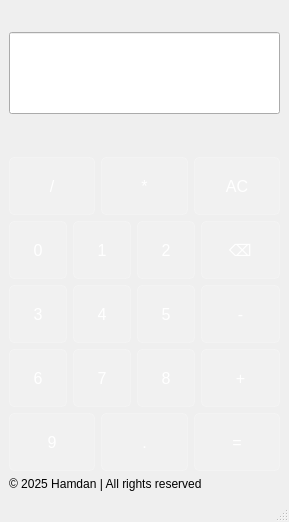
<?xml version="1.0" encoding="UTF-8"?>
<ui version="4.0">
 <class>MainWindow</class>
 <widget class="QMainWindow" name="MainWindow">
  <property name="geometry">
   <rect>
    <x>0</x>
    <y>0</y>
    <width>289</width>
    <height>522</height>
   </rect>
  </property>
  <property name="sizePolicy">
   <sizepolicy hsizetype="Preferred" vsizetype="Preferred">
    <horstretch>0</horstretch>
    <verstretch>3</verstretch>
   </sizepolicy>
  </property>
  <property name="windowTitle">
   <string>My Calculator</string>
  </property>
  <property name="styleSheet">
   <string notr="true">QMainWindow {
    background-color: qlineargradient(
        x1:0, y1:0, x2:1, y2:1,
        stop:0 #2c3e50, stop:1 #4ca1af
    );
    color: white;
    font-family: 'Segoe UI', Arial, sans-serif;
}</string>
  </property>
  <property name="tabShape">
   <enum>QTabWidget::TabShape::Triangular</enum>
  </property>
  <widget class="QWidget" name="centralwidget">
   <layout class="QVBoxLayout" name="verticalLayout_7">
    <item>
     <layout class="QVBoxLayout" name="verticalLayout_6">
      <item>
       <spacer name="verticalSpacer_5">
        <property name="orientation">
         <enum>Qt::Orientation::Vertical</enum>
        </property>
        <property name="sizeHint" stdset="0">
         <size>
          <width>20</width>
          <height>40</height>
         </size>
        </property>
       </spacer>
      </item>
      <item>
       <widget class="QLineEdit" name="lineEdit">
        <property name="sizePolicy">
         <sizepolicy hsizetype="Expanding" vsizetype="Expanding">
          <horstretch>0</horstretch>
          <verstretch>6</verstretch>
         </sizepolicy>
        </property>
        <property name="minimumSize">
         <size>
          <width>0</width>
          <height>82</height>
         </size>
        </property>
        <property name="styleSheet">
         <string notr="true">QLineEdit {
  background-color: rgba(224, 224, 224, 0.7);  /* Light gray with 70% opacity */
    border: 1px solid rgba(160, 160, 160, 0.5); /* Semi-transparent border */
    border-radius: 5px;

      /* Slightly rounded corners */

    /* Text Formatting */
    color: white;           /* Black text color */
    font-family: &quot;Segoe UI&quot;, &quot;Arial, sans-serif&quot;;       /* Use a clear font, adjust as desired */
    font-size: 28px;          /* Increased font size for better visibility */
    text-align: right;         /* Right-align the text, as in a calculator */
    padding-right: 15px;      /* Added padding */

    /* Size and Spacing */
    min-height: 80px;         /* Increased height */
    /* No margin here, margins are generally handled by layouts */
    height: 50px;

    /* Focus State (Optional) */
    /* &amp;:focus {
        border: 2px solid rgba(76, 175, 80, 0.7);
        box-shadow: 0 0 5px rgba(76, 175, 80, 0.7);
    }
    */

    /* Read-only State */
    readonly {
        background-color: rgba(224, 224, 224, 0.7);
        border: 1px solid rgba(160, 160, 160, 0.5);
        color: #000000;
    }
    selection-background-color: #b0d4ff;
    selection-color: #000000;
}
</string>
        </property>
        <property name="readOnly">
         <bool>true</bool>
        </property>
       </widget>
      </item>
      <item>
       <spacer name="verticalSpacer_10">
        <property name="orientation">
         <enum>Qt::Orientation::Vertical</enum>
        </property>
        <property name="sizeHint" stdset="0">
         <size>
          <width>20</width>
          <height>40</height>
         </size>
        </property>
       </spacer>
      </item>
     </layout>
    </item>
    <item>
     <spacer name="verticalSpacer_7">
      <property name="orientation">
       <enum>Qt::Orientation::Vertical</enum>
      </property>
      <property name="sizeHint" stdset="0">
       <size>
        <width>20</width>
        <height>40</height>
       </size>
      </property>
     </spacer>
    </item>
    <item>
     <spacer name="verticalSpacer_6">
      <property name="orientation">
       <enum>Qt::Orientation::Vertical</enum>
      </property>
      <property name="sizeHint" stdset="0">
       <size>
        <width>20</width>
        <height>40</height>
       </size>
      </property>
     </spacer>
    </item>
    <item>
     <layout class="QVBoxLayout" name="verticalLayout_4">
      <item>
       <layout class="QHBoxLayout" name="horizontalLayout_5">
        <item>
         <widget class="QPushButton" name="pushButton_16">
          <property name="styleSheet">
           <string notr="true">/* Base button style that will apply to all buttons */
QPushButton {
    background-color: rgba(255, 255, 255, 0.1);
    border: 1px solid rgba(255, 255, 255, 0.2);
    border-radius: 5px;
    color: white;
    padding: 8px;
    font-size: 16px;
    min-width: 40px;
    min-height: 40px;
}

/* Style for larger buttons (like AC, 0, etc.) */
QPushButton[largeButton=&quot;true&quot;] {
    padding: 12px;
    font-size: 18px;
    min-width: 60px;
    min-height: 60px;
}

/* Style for smaller buttons */
QPushButton[smallButton=&quot;true&quot;] {
    padding: 6px;
    font-size: 14px;
    min-width: 30px;
    min-height: 30px;
}

/* Number buttons specific style */
QPushButton[numberButton=&quot;true&quot;] {
    background-color: rgba(255, 255, 255, 0.15);
    font-weight: bold;
}

/* Operation buttons specific style */
QPushButton[operationButton=&quot;true&quot;] {
    background-color: rgba(74, 144, 226, 0.3);
}

/* Hover effects for all buttons */
QPushButton:hover {
    background-color: rgba(255, 255, 255, 0.2);
}

/* Pressed effects for all buttons */
QPushButton:pressed {
    background-color: rgba(255, 255, 255, 0.3);
}</string>
          </property>
          <property name="text">
           <string>/</string>
          </property>
         </widget>
        </item>
        <item>
         <widget class="QPushButton" name="pushButton_15">
          <property name="styleSheet">
           <string notr="true">/* Base button style that will apply to all buttons */
QPushButton {
    background-color: rgba(255, 255, 255, 0.1);
    border: 1px solid rgba(255, 255, 255, 0.2);
    border-radius: 5px;
    color: white;
    padding: 8px;
    font-size: 16px;
    min-width: 40px;
    min-height: 40px;
}

/* Style for larger buttons (like AC, 0, etc.) */
QPushButton[largeButton=&quot;true&quot;] {
    padding: 12px;
    font-size: 18px;
    min-width: 60px;
    min-height: 60px;
}

/* Style for smaller buttons */
QPushButton[smallButton=&quot;true&quot;] {
    padding: 6px;
    font-size: 14px;
    min-width: 30px;
    min-height: 30px;
}

/* Number buttons specific style */
QPushButton[numberButton=&quot;true&quot;] {
    background-color: rgba(255, 255, 255, 0.15);
    font-weight: bold;
}

/* Operation buttons specific style */
QPushButton[operationButton=&quot;true&quot;] {
    background-color: rgba(74, 144, 226, 0.3);
}

/* Hover effects for all buttons */
QPushButton:hover {
    background-color: rgba(255, 255, 255, 0.2);
}

/* Pressed effects for all buttons */
QPushButton:pressed {
    background-color: rgba(255, 255, 255, 0.3);
}</string>
          </property>
          <property name="text">
           <string>*</string>
          </property>
         </widget>
        </item>
        <item>
         <widget class="QPushButton" name="pushButton_17">
          <property name="styleSheet">
           <string notr="true">/* Base button style that will apply to all buttons */
QPushButton {
    background-color: rgba(255, 255, 255, 0.1);
    border: 1px solid rgba(255, 255, 255, 0.2);
    border-radius: 5px;
    color: white;
    padding: 8px;
    font-size: 16px;
    min-width: 40px;
    min-height: 40px;
}

/* Style for larger buttons (like AC, 0, etc.) */
QPushButton[largeButton=&quot;true&quot;] {
    padding: 12px;
    font-size: 18px;
    min-width: 60px;
    min-height: 60px;
}

/* Style for smaller buttons */
QPushButton[smallButton=&quot;true&quot;] {
    padding: 6px;
    font-size: 14px;
    min-width: 30px;
    min-height: 30px;
}

/* Number buttons specific style */
QPushButton[numberButton=&quot;true&quot;] {
    background-color: rgba(255, 255, 255, 0.15);
    font-weight: bold;
}

/* Operation buttons specific style */
QPushButton[operationButton=&quot;true&quot;] {
    background-color: rgba(74, 144, 226, 0.3);
}

/* Hover effects for all buttons */
QPushButton:hover {
    background-color: rgba(255, 255, 255, 0.2);
}

/* Pressed effects for all buttons */
QPushButton:pressed {
    background-color: rgba(255, 255, 255, 0.3);
}</string>
          </property>
          <property name="text">
           <string>AC</string>
          </property>
         </widget>
        </item>
       </layout>
      </item>
      <item>
       <layout class="QVBoxLayout" name="verticalLayout_3">
        <item>
         <layout class="QGridLayout" name="gridLayout_2">
          <item row="0" column="1">
           <layout class="QGridLayout" name="gridLayout">
            <item row="2" column="0">
             <widget class="QPushButton" name="pushButton_13">
              <property name="styleSheet">
               <string notr="true">/* Base button style that will apply to all buttons */
QPushButton {
    background-color: rgba(255, 255, 255, 0.1);
    border: 1px solid rgba(255, 255, 255, 0.2);
    border-radius: 5px;
    color: white;
    padding: 8px;
    font-size: 16px;
    min-width: 40px;
    min-height: 40px;
}

/* Style for larger buttons (like AC, 0, etc.) */
QPushButton[largeButton=&quot;true&quot;] {
    padding: 12px;
    font-size: 18px;
    min-width: 60px;
    min-height: 60px;
}

/* Style for smaller buttons */
QPushButton[smallButton=&quot;true&quot;] {
    padding: 6px;
    font-size: 14px;
    min-width: 30px;
    min-height: 30px;
}

/* Number buttons specific style */
QPushButton[numberButton=&quot;true&quot;] {
    background-color: rgba(255, 255, 255, 0.15);
    font-weight: bold;
}

/* Operation buttons specific style */
QPushButton[operationButton=&quot;true&quot;] {
    background-color: rgba(74, 144, 226, 0.3);
}

/* Hover effects for all buttons */
QPushButton:hover {
    background-color: rgba(255, 255, 255, 0.2);
}

/* Pressed effects for all buttons */
QPushButton:pressed {
    background-color: rgba(255, 255, 255, 0.3);
}</string>
              </property>
              <property name="text">
               <string>+</string>
              </property>
             </widget>
            </item>
            <item row="1" column="0">
             <widget class="QPushButton" name="pushButton_14">
              <property name="sizePolicy">
               <sizepolicy hsizetype="Ignored" vsizetype="Maximum">
                <horstretch>0</horstretch>
                <verstretch>0</verstretch>
               </sizepolicy>
              </property>
              <property name="styleSheet">
               <string notr="true">/* Base button style that will apply to all buttons */
QPushButton {
    background-color: rgba(255, 255, 255, 0.1);
    border: 1px solid rgba(255, 255, 255, 0.2);
    border-radius: 5px;
    color: white;
    padding: 8px;
    font-size: 16px;
    min-width: 40px;
    min-height: 40px;
}

/* Style for larger buttons (like AC, 0, etc.) */
QPushButton[largeButton=&quot;true&quot;] {
    padding: 12px;
    font-size: 18px;
    min-width: 60px;
    min-height: 60px;
}

/* Style for smaller buttons */
QPushButton[smallButton=&quot;true&quot;] {
    padding: 6px;
    font-size: 14px;
    min-width: 30px;
    min-height: 30px;
}

/* Number buttons specific style */
QPushButton[numberButton=&quot;true&quot;] {
    background-color: rgba(255, 255, 255, 0.15);
    font-weight: bold;
}

/* Operation buttons specific style */
QPushButton[operationButton=&quot;true&quot;] {
    background-color: rgba(74, 144, 226, 0.3);
}

/* Hover effects for all buttons */
QPushButton:hover {
    background-color: rgba(255, 255, 255, 0.2);
}

/* Pressed effects for all buttons */
QPushButton:pressed {
    background-color: rgba(255, 255, 255, 0.3);
}</string>
              </property>
              <property name="text">
               <string>-</string>
              </property>
             </widget>
            </item>
            <item row="0" column="0">
             <widget class="QPushButton" name="pushButton_18">
              <property name="styleSheet">
               <string notr="true">/* Base button style that will apply to all buttons */
QPushButton {
    background-color: rgba(255, 255, 255, 0.1);
    border: 1px solid rgba(255, 255, 255, 0.2);
    border-radius: 5px;
    color: white;
    padding: 8px;
    font-size: 16px;
    min-width: 40px;
    min-height: 40px;
}

/* Style for larger buttons (like AC, 0, etc.) */
QPushButton[largeButton=&quot;true&quot;] {
    padding: 12px;
    font-size: 18px;
    min-width: 60px;
    min-height: 60px;
}

/* Style for smaller buttons */
QPushButton[smallButton=&quot;true&quot;] {
    padding: 6px;
    font-size: 14px;
    min-width: 30px;
    min-height: 30px;
}

/* Number buttons specific style */
QPushButton[numberButton=&quot;true&quot;] {
    background-color: rgba(255, 255, 255, 0.15);
    font-weight: bold;
}

/* Operation buttons specific style */
QPushButton[operationButton=&quot;true&quot;] {
    background-color: rgba(74, 144, 226, 0.3);
}

/* Hover effects for all buttons */
QPushButton:hover {
    background-color: rgba(255, 255, 255, 0.2);
}

/* Pressed effects for all buttons */
QPushButton:pressed {
    background-color: rgba(255, 255, 255, 0.3);
}</string>
              </property>
              <property name="text">
               <string>⌫</string>
              </property>
             </widget>
            </item>
           </layout>
          </item>
          <item row="0" column="0">
           <layout class="QVBoxLayout" name="verticalLayout_2">
            <item>
             <layout class="QHBoxLayout" name="horizontalLayout">
              <item>
               <widget class="QPushButton" name="pushButton">
                <property name="minimumSize">
                 <size>
                  <width>58</width>
                  <height>58</height>
                 </size>
                </property>
                <property name="styleSheet">
                 <string notr="true">/* Base button style that will apply to all buttons */
QPushButton {
    background-color: rgba(255, 255, 255, 0.1);
    border: 1px solid rgba(255, 255, 255, 0.2);
    border-radius: 5px;
    color: white;
    padding: 8px;
    font-size: 16px;
    min-width: 40px;
    min-height: 40px;
}

/* Style for larger buttons (like AC, 0, etc.) */
QPushButton[largeButton=&quot;true&quot;] {
    padding: 12px;
    font-size: 18px;
    min-width: 60px;
    min-height: 60px;
}

/* Style for smaller buttons */
QPushButton[smallButton=&quot;true&quot;] {
    padding: 6px;
    font-size: 14px;
    min-width: 30px;
    min-height: 30px;
}

/* Number buttons specific style */
QPushButton[numberButton=&quot;true&quot;] {
    background-color: rgba(255, 255, 255, 0.15);
    font-weight: bold;
}

/* Operation buttons specific style */
QPushButton[operationButton=&quot;true&quot;] {
    background-color: rgba(74, 144, 226, 0.3);
}

/* Hover effects for all buttons */
QPushButton:hover {
    background-color: rgba(255, 255, 255, 0.2);
}

/* Pressed effects for all buttons */
QPushButton:pressed {
    background-color: rgba(255, 255, 255, 0.3);
}</string>
                </property>
                <property name="text">
                 <string>0</string>
                </property>
               </widget>
              </item>
              <item>
               <widget class="QPushButton" name="pushButton_2">
                <property name="minimumSize">
                 <size>
                  <width>58</width>
                  <height>58</height>
                 </size>
                </property>
                <property name="styleSheet">
                 <string notr="true">/* Base button style that will apply to all buttons */
QPushButton {
    background-color: rgba(255, 255, 255, 0.1);
    border: 1px solid rgba(255, 255, 255, 0.2);
    border-radius: 5px;
    color: white;
    padding: 8px;
    font-size: 16px;
    min-width: 40px;
    min-height: 40px;
}

/* Style for larger buttons (like AC, 0, etc.) */
QPushButton[largeButton=&quot;true&quot;] {
    padding: 12px;
    font-size: 18px;
    min-width: 60px;
    min-height: 60px;
}

/* Style for smaller buttons */
QPushButton[smallButton=&quot;true&quot;] {
    padding: 6px;
    font-size: 14px;
    min-width: 30px;
    min-height: 30px;
}

/* Number buttons specific style */
QPushButton[numberButton=&quot;true&quot;] {
    background-color: rgba(255, 255, 255, 0.15);
    font-weight: bold;
}

/* Operation buttons specific style */
QPushButton[operationButton=&quot;true&quot;] {
    background-color: rgba(74, 144, 226, 0.3);
}

/* Hover effects for all buttons */
QPushButton:hover {
    background-color: rgba(255, 255, 255, 0.2);
}

/* Pressed effects for all buttons */
QPushButton:pressed {
    background-color: rgba(255, 255, 255, 0.3);
}</string>
                </property>
                <property name="text">
                 <string>1</string>
                </property>
               </widget>
              </item>
              <item>
               <widget class="QPushButton" name="pushButton_3">
                <property name="minimumSize">
                 <size>
                  <width>58</width>
                  <height>58</height>
                 </size>
                </property>
                <property name="styleSheet">
                 <string notr="true">/* Base button style that will apply to all buttons */
QPushButton {
    background-color: rgba(255, 255, 255, 0.1);
    border: 1px solid rgba(255, 255, 255, 0.2);
    border-radius: 5px;
    color: white;
    padding: 8px;
    font-size: 16px;
    min-width: 40px;
    min-height: 40px;
}

/* Style for larger buttons (like AC, 0, etc.) */
QPushButton[largeButton=&quot;true&quot;] {
    padding: 12px;
    font-size: 18px;
    min-width: 60px;
    min-height: 60px;
}

/* Style for smaller buttons */
QPushButton[smallButton=&quot;true&quot;] {
    padding: 6px;
    font-size: 14px;
    min-width: 30px;
    min-height: 30px;
}

/* Number buttons specific style */
QPushButton[numberButton=&quot;true&quot;] {
    background-color: rgba(255, 255, 255, 0.15);
    font-weight: bold;
}

/* Operation buttons specific style */
QPushButton[operationButton=&quot;true&quot;] {
    background-color: rgba(74, 144, 226, 0.3);
}

/* Hover effects for all buttons */
QPushButton:hover {
    background-color: rgba(255, 255, 255, 0.2);
}

/* Pressed effects for all buttons */
QPushButton:pressed {
    background-color: rgba(255, 255, 255, 0.3);
}</string>
                </property>
                <property name="text">
                 <string>2</string>
                </property>
               </widget>
              </item>
             </layout>
            </item>
            <item>
             <layout class="QHBoxLayout" name="horizontalLayout_2">
              <item>
               <widget class="QPushButton" name="pushButton_4">
                <property name="minimumSize">
                 <size>
                  <width>58</width>
                  <height>58</height>
                 </size>
                </property>
                <property name="styleSheet">
                 <string notr="true">/* Base button style that will apply to all buttons */
QPushButton {
    background-color: rgba(255, 255, 255, 0.1);
    border: 1px solid rgba(255, 255, 255, 0.2);
    border-radius: 5px;
    color: white;
    padding: 8px;
    font-size: 16px;
    min-width: 40px;
    min-height: 40px;
}

/* Style for larger buttons (like AC, 0, etc.) */
QPushButton[largeButton=&quot;true&quot;] {
    padding: 12px;
    font-size: 18px;
    min-width: 60px;
    min-height: 60px;
}

/* Style for smaller buttons */
QPushButton[smallButton=&quot;true&quot;] {
    padding: 6px;
    font-size: 14px;
    min-width: 30px;
    min-height: 30px;
}

/* Number buttons specific style */
QPushButton[numberButton=&quot;true&quot;] {
    background-color: rgba(255, 255, 255, 0.15);
    font-weight: bold;
}

/* Operation buttons specific style */
QPushButton[operationButton=&quot;true&quot;] {
    background-color: rgba(74, 144, 226, 0.3);
}

/* Hover effects for all buttons */
QPushButton:hover {
    background-color: rgba(255, 255, 255, 0.2);
}

/* Pressed effects for all buttons */
QPushButton:pressed {
    background-color: rgba(255, 255, 255, 0.3);
}</string>
                </property>
                <property name="text">
                 <string>3</string>
                </property>
               </widget>
              </item>
              <item>
               <widget class="QPushButton" name="pushButton_5">
                <property name="minimumSize">
                 <size>
                  <width>58</width>
                  <height>58</height>
                 </size>
                </property>
                <property name="styleSheet">
                 <string notr="true">/* Base button style that will apply to all buttons */
QPushButton {
    background-color: rgba(255, 255, 255, 0.1);
    border: 1px solid rgba(255, 255, 255, 0.2);
    border-radius: 5px;
    color: white;
    padding: 8px;
    font-size: 16px;
    min-width: 40px;
    min-height: 40px;
}

/* Style for larger buttons (like AC, 0, etc.) */
QPushButton[largeButton=&quot;true&quot;] {
    padding: 12px;
    font-size: 18px;
    min-width: 60px;
    min-height: 60px;
}

/* Style for smaller buttons */
QPushButton[smallButton=&quot;true&quot;] {
    padding: 6px;
    font-size: 14px;
    min-width: 30px;
    min-height: 30px;
}

/* Number buttons specific style */
QPushButton[numberButton=&quot;true&quot;] {
    background-color: rgba(255, 255, 255, 0.15);
    font-weight: bold;
}

/* Operation buttons specific style */
QPushButton[operationButton=&quot;true&quot;] {
    background-color: rgba(74, 144, 226, 0.3);
}

/* Hover effects for all buttons */
QPushButton:hover {
    background-color: rgba(255, 255, 255, 0.2);
}

/* Pressed effects for all buttons */
QPushButton:pressed {
    background-color: rgba(255, 255, 255, 0.3);
}</string>
                </property>
                <property name="text">
                 <string>4</string>
                </property>
               </widget>
              </item>
              <item>
               <widget class="QPushButton" name="pushButton_6">
                <property name="minimumSize">
                 <size>
                  <width>58</width>
                  <height>58</height>
                 </size>
                </property>
                <property name="styleSheet">
                 <string notr="true">/* Base button style that will apply to all buttons */
QPushButton {
    background-color: rgba(255, 255, 255, 0.1);
    border: 1px solid rgba(255, 255, 255, 0.2);
    border-radius: 5px;
    color: white;
    padding: 8px;
    font-size: 16px;
    min-width: 40px;
    min-height: 40px;
}

/* Style for larger buttons (like AC, 0, etc.) */
QPushButton[largeButton=&quot;true&quot;] {
    padding: 12px;
    font-size: 18px;
    min-width: 60px;
    min-height: 60px;
}

/* Style for smaller buttons */
QPushButton[smallButton=&quot;true&quot;] {
    padding: 6px;
    font-size: 14px;
    min-width: 30px;
    min-height: 30px;
}

/* Number buttons specific style */
QPushButton[numberButton=&quot;true&quot;] {
    background-color: rgba(255, 255, 255, 0.15);
    font-weight: bold;
}

/* Operation buttons specific style */
QPushButton[operationButton=&quot;true&quot;] {
    background-color: rgba(74, 144, 226, 0.3);
}

/* Hover effects for all buttons */
QPushButton:hover {
    background-color: rgba(255, 255, 255, 0.2);
}

/* Pressed effects for all buttons */
QPushButton:pressed {
    background-color: rgba(255, 255, 255, 0.3);
}</string>
                </property>
                <property name="text">
                 <string>5</string>
                </property>
               </widget>
              </item>
             </layout>
            </item>
            <item>
             <layout class="QHBoxLayout" name="horizontalLayout_3">
              <item>
               <widget class="QPushButton" name="pushButton_7">
                <property name="minimumSize">
                 <size>
                  <width>58</width>
                  <height>58</height>
                 </size>
                </property>
                <property name="styleSheet">
                 <string notr="true">/* Base button style that will apply to all buttons */
QPushButton {
    background-color: rgba(255, 255, 255, 0.1);
    border: 1px solid rgba(255, 255, 255, 0.2);
    border-radius: 5px;
    color: white;
    padding: 8px;
    font-size: 16px;
    min-width: 40px;
    min-height: 40px;
}

/* Style for larger buttons (like AC, 0, etc.) */
QPushButton[largeButton=&quot;true&quot;] {
    padding: 12px;
    font-size: 18px;
    min-width: 60px;
    min-height: 60px;
}

/* Style for smaller buttons */
QPushButton[smallButton=&quot;true&quot;] {
    padding: 6px;
    font-size: 14px;
    min-width: 30px;
    min-height: 30px;
}

/* Number buttons specific style */
QPushButton[numberButton=&quot;true&quot;] {
    background-color: rgba(255, 255, 255, 0.15);
    font-weight: bold;
}

/* Operation buttons specific style */
QPushButton[operationButton=&quot;true&quot;] {
    background-color: rgba(74, 144, 226, 0.3);
}

/* Hover effects for all buttons */
QPushButton:hover {
    background-color: rgba(255, 255, 255, 0.2);
}

/* Pressed effects for all buttons */
QPushButton:pressed {
    background-color: rgba(255, 255, 255, 0.3);
}</string>
                </property>
                <property name="text">
                 <string>6</string>
                </property>
               </widget>
              </item>
              <item>
               <widget class="QPushButton" name="pushButton_8">
                <property name="minimumSize">
                 <size>
                  <width>58</width>
                  <height>58</height>
                 </size>
                </property>
                <property name="styleSheet">
                 <string notr="true">/* Base button style that will apply to all buttons */
QPushButton {
    background-color: rgba(255, 255, 255, 0.1);
    border: 1px solid rgba(255, 255, 255, 0.2);
    border-radius: 5px;
    color: white;
    padding: 8px;
    font-size: 16px;
    min-width: 40px;
    min-height: 40px;
}

/* Style for larger buttons (like AC, 0, etc.) */
QPushButton[largeButton=&quot;true&quot;] {
    padding: 12px;
    font-size: 18px;
    min-width: 60px;
    min-height: 60px;
}

/* Style for smaller buttons */
QPushButton[smallButton=&quot;true&quot;] {
    padding: 6px;
    font-size: 14px;
    min-width: 30px;
    min-height: 30px;
}

/* Number buttons specific style */
QPushButton[numberButton=&quot;true&quot;] {
    background-color: rgba(255, 255, 255, 0.15);
    font-weight: bold;
}

/* Operation buttons specific style */
QPushButton[operationButton=&quot;true&quot;] {
    background-color: rgba(74, 144, 226, 0.3);
}

/* Hover effects for all buttons */
QPushButton:hover {
    background-color: rgba(255, 255, 255, 0.2);
}

/* Pressed effects for all buttons */
QPushButton:pressed {
    background-color: rgba(255, 255, 255, 0.3);
}</string>
                </property>
                <property name="text">
                 <string>7</string>
                </property>
               </widget>
              </item>
              <item>
               <widget class="QPushButton" name="pushButton_9">
                <property name="minimumSize">
                 <size>
                  <width>58</width>
                  <height>58</height>
                 </size>
                </property>
                <property name="styleSheet">
                 <string notr="true">/* Base button style that will apply to all buttons */
QPushButton {
    background-color: rgba(255, 255, 255, 0.1);
    border: 1px solid rgba(255, 255, 255, 0.2);
    border-radius: 5px;
    color: white;
    padding: 8px;
    font-size: 16px;
    min-width: 40px;
    min-height: 40px;
}

/* Style for larger buttons (like AC, 0, etc.) */
QPushButton[largeButton=&quot;true&quot;] {
    padding: 12px;
    font-size: 18px;
    min-width: 60px;
    min-height: 60px;
}

/* Style for smaller buttons */
QPushButton[smallButton=&quot;true&quot;] {
    padding: 6px;
    font-size: 14px;
    min-width: 30px;
    min-height: 30px;
}

/* Number buttons specific style */
QPushButton[numberButton=&quot;true&quot;] {
    background-color: rgba(255, 255, 255, 0.15);
    font-weight: bold;
}

/* Operation buttons specific style */
QPushButton[operationButton=&quot;true&quot;] {
    background-color: rgba(74, 144, 226, 0.3);
}

/* Hover effects for all buttons */
QPushButton:hover {
    background-color: rgba(255, 255, 255, 0.2);
}

/* Pressed effects for all buttons */
QPushButton:pressed {
    background-color: rgba(255, 255, 255, 0.3);
}</string>
                </property>
                <property name="text">
                 <string>8</string>
                </property>
               </widget>
              </item>
             </layout>
            </item>
           </layout>
          </item>
         </layout>
        </item>
        <item>
         <layout class="QHBoxLayout" name="horizontalLayout_4">
          <item>
           <widget class="QPushButton" name="pushButton_10">
            <property name="minimumSize">
             <size>
              <width>58</width>
              <height>58</height>
             </size>
            </property>
            <property name="styleSheet">
             <string notr="true">/* Base button style that will apply to all buttons */
QPushButton {
    background-color: rgba(255, 255, 255, 0.1);
    border: 1px solid rgba(255, 255, 255, 0.2);
    border-radius: 5px;
    color: white;
    padding: 8px;
    font-size: 16px;
    min-width: 40px;
    min-height: 40px;
}

/* Style for larger buttons (like AC, 0, etc.) */
QPushButton[largeButton=&quot;true&quot;] {
    padding: 12px;
    font-size: 18px;
    min-width: 60px;
    min-height: 60px;
}

/* Style for smaller buttons */
QPushButton[smallButton=&quot;true&quot;] {
    padding: 6px;
    font-size: 14px;
    min-width: 30px;
    min-height: 30px;
}

/* Number buttons specific style */
QPushButton[numberButton=&quot;true&quot;] {
    background-color: rgba(255, 255, 255, 0.15);
    font-weight: bold;
}

/* Operation buttons specific style */
QPushButton[operationButton=&quot;true&quot;] {
    background-color: rgba(74, 144, 226, 0.3);
}

/* Hover effects for all buttons */
QPushButton:hover {
    background-color: rgba(255, 255, 255, 0.2);
}

/* Pressed effects for all buttons */
QPushButton:pressed {
    background-color: rgba(255, 255, 255, 0.3);
}</string>
            </property>
            <property name="text">
             <string>9</string>
            </property>
           </widget>
          </item>
          <item>
           <widget class="QPushButton" name="pushButton_11">
            <property name="minimumSize">
             <size>
              <width>58</width>
              <height>58</height>
             </size>
            </property>
            <property name="styleSheet">
             <string notr="true">/* Base button style that will apply to all buttons */
QPushButton {
    background-color: rgba(255, 255, 255, 0.1);
    border: 1px solid rgba(255, 255, 255, 0.2);
    border-radius: 5px;
    color: white;
    padding: 8px;
    font-size: 16px;
    min-width: 40px;
    min-height: 40px;
}

/* Style for larger buttons (like AC, 0, etc.) */
QPushButton[largeButton=&quot;true&quot;] {
    padding: 12px;
    font-size: 18px;
    min-width: 60px;
    min-height: 60px;
}

/* Style for smaller buttons */
QPushButton[smallButton=&quot;true&quot;] {
    padding: 6px;
    font-size: 14px;
    min-width: 30px;
    min-height: 30px;
}

/* Number buttons specific style */
QPushButton[numberButton=&quot;true&quot;] {
    background-color: rgba(255, 255, 255, 0.15);
    font-weight: bold;
}

/* Operation buttons specific style */
QPushButton[operationButton=&quot;true&quot;] {
    background-color: rgba(74, 144, 226, 0.3);
}

/* Hover effects for all buttons */
QPushButton:hover {
    background-color: rgba(255, 255, 255, 0.2);
}

/* Pressed effects for all buttons */
QPushButton:pressed {
    background-color: rgba(255, 255, 255, 0.3);
}</string>
            </property>
            <property name="text">
             <string>.</string>
            </property>
           </widget>
          </item>
          <item>
           <widget class="QPushButton" name="pushButton_12">
            <property name="styleSheet">
             <string notr="true">/* Base button style that will apply to all buttons */
QPushButton {
    background-color: rgba(255, 255, 255, 0.1);
    border: 1px solid rgba(255, 255, 255, 0.2);
    border-radius: 5px;
    color: white;
    padding: 8px;
    font-size: 16px;
    min-width: 40px;
    min-height: 40px;
}

/* Style for larger buttons (like AC, 0, etc.) */
QPushButton[largeButton=&quot;true&quot;] {
    padding: 12px;
    font-size: 18px;
    min-width: 60px;
    min-height: 60px;
}

/* Style for smaller buttons */
QPushButton[smallButton=&quot;true&quot;] {
    padding: 6px;
    font-size: 14px;
    min-width: 30px;
    min-height: 30px;
}

/* Number buttons specific style */
QPushButton[numberButton=&quot;true&quot;] {
    background-color: rgba(255, 255, 255, 0.15);
    font-weight: bold;
}

/* Operation buttons specific style */
QPushButton[operationButton=&quot;true&quot;] {
    background-color: rgba(74, 144, 226, 0.3);
}

/* Hover effects for all buttons */
QPushButton:hover {
    background-color: rgba(255, 255, 255, 0.2);
}

/* Pressed effects for all buttons */
QPushButton:pressed {
    background-color: rgba(255, 255, 255, 0.3);
}</string>
            </property>
            <property name="text">
             <string>=</string>
            </property>
           </widget>
          </item>
         </layout>
        </item>
       </layout>
      </item>
     </layout>
    </item>
    <item>
     <widget class="QLabel" name="label">
      <property name="styleSheet">
       <string notr="true"/>
      </property>
      <property name="text">
       <string>© 2025 Hamdan | All rights reserved</string>
      </property>
     </widget>
    </item>
   </layout>
  </widget>
  <widget class="QMenuBar" name="menubar">
   <property name="geometry">
    <rect>
     <x>0</x>
     <y>0</y>
     <width>289</width>
     <height>18</height>
    </rect>
   </property>
  </widget>
  <widget class="QStatusBar" name="statusbar"/>
 </widget>
 <resources/>
 <connections/>
</ui>
